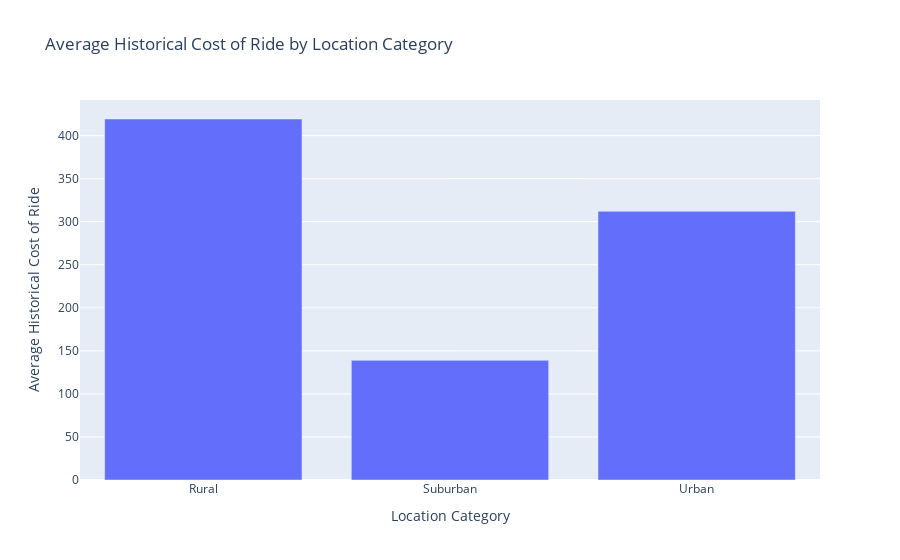

Source (notebook cell):
### Code cell
import pandas as pd
import plotly.express as px

# Sample dataset
data = {
    "Number_of_Riders": [90, 58, 42, 89, 78, 59, 93, 62, 79, 42],
    "Number_of_Drivers": [45, 39, 31, 28, 22, 35, 43, 39, 14, 6],
    "Location_Category": ["Urban", "Suburban", "Rural", "Rural", "Rural", "Urban", "Suburban", "Rural", "Rural", "Rural"],
    "Historical_Cost_of_Ride": [284.257, 173.875, 329.795, 470.201, 579.681, 339.955, 104.062, 235.812, 501.413, 398.993]
}
df = pd.DataFrame(data)

# Calculate average historical cost of ride for each location category
avg_cost = df.groupby('Location_Category')['Historical_Cost_of_Ride'].mean().reset_index()

# Plot the average historical cost of ride for each location category
fig = px.bar(avg_cost, x='Location_Category', y='Historical_Cost_of_Ride', title='Average Historical Cost of Ride by Location Category')
fig.update_layout(xaxis_title='Location Category', yaxis_title='Average Historical Cost of Ride')
fig.show()

### Figure 1 — Plotly figure (JSON) as saved in the notebook; plotly's stock layout.template omitted (floating-point values rounded to 4 significant figures)
{"data": [{"hovertemplate": "Location_Category=%{x}<br>Historical_Cost_of_Ride=%{y}<extra></extra>", "legendgroup": "", "marker": {"color": "#636efa", "pattern": {"shape": ""}}, "name": "", "orientation": "v", "showlegend": false, "textposition": "auto", "type": "bar", "x": ["Rural", "Suburban", "Urban"], "xaxis": "x", "y": [419.3, 139.0, 312.1], "yaxis": "y"}], "layout": {"barmode": "relative", "legend": {"tracegroupgap": 0}, "title": {"text": "Average Historical Cost of Ride by Location Category"}, "xaxis": {"anchor": "y", "domain": [0, 1], "title": {"text": "Location Category"}}, "yaxis": {"anchor": "x", "domain": [0, 1], "title": {"text": "Average Historical Cost of Ride"}}}}
